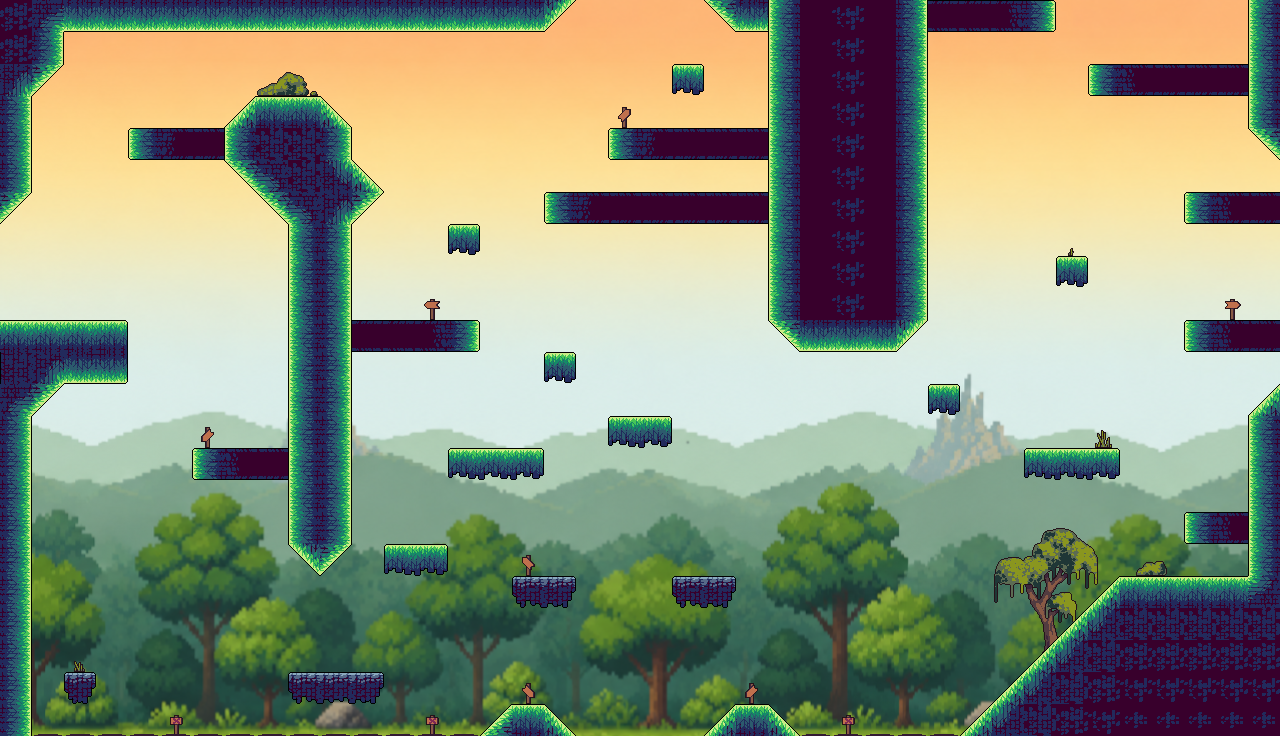

This is a level from a 2D game, rendered from its Tiled map with the project's own tilesets. A one-line summary and the complete map file follow:
An orthogonal 40x23 tile map with 32x32 px tiles, 2 tile layers (Capa de patrones 2, Platforms), 9 tilesets, 1 image layer.

<map version="1.10" tiledversion="1.12.1" orientation="orthogonal" renderorder="right-down" width="40" height="23" tilewidth="32" tileheight="32" infinite="0" nextlayerid="5" nextobjectid="1">
 <tileset firstgid="1" source="Tileset_Tierra_.tsx" />
 <tileset firstgid="97" source="Tileset_Tierra_girado.tsx" />
 <tileset firstgid="193" source="Tileset_cielo.tsx" />
 <tileset firstgid="289" source="CartelArriba.tsx" />
 <tileset firstgid="290" source="CartelAbajo.tsx" />
 <tileset firstgid="291" source="Decoracion/Señales.tsx" />
 <tileset firstgid="303" source="Decoracion/Arboles.tsx" />
 <tileset firstgid="435" source="Decoracion/Arbustos.tsx" />
 <tileset firstgid="471" source="Decoracion/Hierba.tsx" />
 <imagelayer id="2" name="FondoTierraArriba">
  <image source="../Mapas/Tierra arriba.png" width="1280" height="736" />
 </imagelayer>
 <layer id="4" name="Capa de patrones 2" width="40" height="23">
  <data encoding="csv">
0,0,0,0,0,0,0,0,0,0,0,0,0,0,0,0,0,0,0,0,0,0,0,0,0,0,0,0,0,0,0,0,0,0,0,0,0,0,0,0,
0,0,0,0,0,0,0,0,0,0,0,0,0,0,0,0,0,0,0,0,0,0,0,0,0,0,0,0,0,0,0,0,0,0,0,0,0,0,0,0,
0,0,0,0,0,0,0,0,469,470,0,0,0,0,0,0,0,0,0,0,0,0,0,0,0,0,0,0,0,0,0,0,0,0,0,0,0,0,0,0,
0,0,0,0,0,0,0,0,0,0,0,0,0,0,0,0,0,0,0,296,0,0,0,0,0,0,0,0,0,0,0,0,0,0,0,0,0,0,0,0,
0,0,0,0,0,0,0,0,0,0,0,0,0,0,0,0,0,0,0,0,0,0,0,0,0,0,0,0,0,0,0,0,0,0,0,0,0,0,0,0,
0,0,0,0,0,0,0,0,0,0,0,0,0,0,0,0,0,0,0,0,0,0,0,0,0,0,0,0,0,0,0,0,0,0,0,0,0,0,0,0,
0,0,0,0,0,0,0,0,0,0,0,0,0,0,0,0,0,0,0,0,0,0,0,0,0,0,0,0,0,0,0,0,0,0,0,0,0,0,0,0,
0,0,0,0,0,0,0,0,0,0,0,0,0,0,0,0,0,0,0,0,0,0,0,0,0,0,0,0,0,0,0,0,0,480,0,0,0,0,0,0,
0,0,0,0,0,0,0,0,0,441,442,0,0,0,0,0,0,0,0,0,0,0,0,0,0,0,0,0,0,0,0,0,0,0,0,0,0,0,0,0,
0,0,0,0,0,0,0,0,0,0,0,0,0,295,0,0,0,0,0,0,0,0,0,0,0,0,0,0,0,0,0,0,0,0,0,0,0,0,291,0,
0,0,0,0,0,0,0,0,0,0,0,0,0,0,0,0,0,0,0,0,0,0,0,0,0,0,0,0,0,0,0,0,0,0,0,0,0,0,0,0,
0,0,0,0,0,0,0,0,0,0,0,0,0,0,0,0,0,0,0,0,0,0,0,0,0,0,0,0,0,0,0,0,0,0,0,0,0,0,0,0,
0,0,0,0,0,0,0,0,0,0,0,0,0,0,0,0,0,0,0,0,0,0,0,0,0,0,0,0,0,0,0,0,0,0,0,0,0,0,0,0,
0,0,0,0,0,0,2147483946,0,0,0,0,0,0,0,0,0,0,0,0,0,0,0,0,0,0,0,0,0,0,0,0,0,0,0,472,0,0,0,0,0,
0,0,0,0,0,0,0,0,0,0,0,0,0,0,0,0,0,0,0,0,0,0,0,0,0,0,0,0,0,0,0,0,0,0,0,0,0,0,0,0,
0,0,0,0,0,0,0,0,0,0,0,0,0,0,0,0,0,0,0,0,0,0,0,0,0,0,0,0,0,0,0,0,0,0,0,0,0,0,0,0,
0,0,0,0,0,0,0,0,0,0,0,0,0,0,0,0,0,0,0,0,0,0,0,0,0,0,0,0,0,0,0,2147483973,2147483972,2147483971,2147483970,0,0,0,0,0,
0,0,0,0,0,0,0,0,0,0,0,0,0,0,0,0,297,0,0,0,0,0,0,0,0,0,0,0,0,0,0,2147483985,2147483984,2147483983,2147483982,441,442,0,0,0,
0,0,0,0,0,0,0,0,0,0,0,0,0,0,0,0,0,0,0,0,0,0,0,0,0,0,0,0,0,0,0,2147483997,2147483996,2147483995,2147483994,0,0,0,0,0,
0,0,0,0,0,0,0,0,0,0,0,0,0,0,0,0,0,0,0,0,0,0,0,0,0,0,0,0,0,0,0,2147484009,2147484008,2147484007,2147484006,0,0,0,0,0,
0,0,475,0,0,0,0,0,0,0,0,0,0,0,0,0,0,0,0,0,0,0,0,0,0,0,0,0,0,0,0,2147484021,2147484020,2147484019,2147484018,0,0,0,0,0,
0,0,0,0,0,0,0,0,0,0,0,0,0,0,0,0,298,0,0,0,0,0,0,2147483946,0,0,0,0,0,0,0,0,0,0,0,0,0,0,0,0,
0,0,0,0,0,299,0,0,0,0,0,0,0,299,0,0,0,0,0,0,0,0,0,0,0,0,299,0,0,0,0,0,0,0,0,0,0,0,0,0
</data>
 </layer>
 <layer id="1" name="Platforms" width="40" height="23">
  <data encoding="csv">
38,140,3221225474,3221225474,3221225474,3221225474,3221225474,3221225474,3221225474,3221225474,3221225474,3221225474,3221225474,3221225474,3221225474,3221225474,3221225474,3221225515,0,0,0,0,1610612779,3221225474,3221225584,4,39,4,112,2684354620,2684354620,2684354577,2684354565,0,0,0,0,0,0,3221225584,
38,112,0,0,0,0,0,0,0,0,0,0,0,0,0,0,0,0,0,0,0,0,0,0,3221225584,4,39,4,112,0,0,0,0,0,0,0,0,0,0,3221225584,
1073741878,2684354602,0,0,0,0,0,0,0,0,0,0,0,0,0,0,0,0,0,0,0,52,0,0,3221225584,4,39,4,112,0,0,0,0,0,1610612741,1610612753,1610612796,1610612796,1610612796,3221225584,
112,0,0,0,0,0,0,43,2,2,42,0,0,0,0,0,0,0,0,0,0,0,0,0,3221225584,4,39,4,112,0,0,0,0,0,0,0,0,0,0,3221225584,
112,0,0,0,536870917,536870929,536870972,3221225584,37,37,2684354562,0,0,0,0,0,0,0,0,536870917,536870929,536870972,536870972,536870972,3221225584,4,39,4,112,0,0,0,0,0,0,0,0,0,0,1610612779,
112,0,0,0,0,0,0,1610612779,1610612791,37,54,42,0,0,0,0,0,0,0,0,0,0,0,0,3221225584,4,39,4,112,0,0,0,0,0,0,0,0,0,0,0,
141,0,0,0,0,0,0,0,1610612779,3221225620,2684354708,2684354602,0,0,0,0,0,536870917,536870929,536870972,536870972,536870972,536870972,536870972,3221225584,4,39,4,112,0,0,0,0,0,0,0,0,1610612741,1610612753,1610612796,
0,0,0,0,0,0,0,0,0,3221225584,112,0,0,0,52,0,0,0,0,0,0,0,0,0,3221225584,4,39,4,112,0,0,0,0,0,0,0,0,0,0,0,
0,0,0,0,0,0,0,0,0,3221225584,112,0,0,0,0,0,0,0,0,0,0,0,0,0,3221225584,4,39,4,112,0,0,0,0,52,0,0,0,0,0,0,
0,0,0,0,0,0,0,0,0,3221225584,112,0,0,0,0,0,0,0,0,0,0,0,0,0,3221225584,4,39,4,112,0,0,0,0,0,0,0,0,0,0,0,
2,2,2,3,0,0,0,0,0,3221225584,112,2684354620,2684354620,2684354577,2684354565,0,0,0,0,0,0,0,0,0,1610612779,3221225474,3221225474,3221225474,3221225515,0,0,0,0,0,0,0,0,1610612741,1610612753,1610612796,
65,3221225527,3221225474,1073741827,0,0,0,0,0,3221225584,112,0,0,0,0,0,0,52,0,0,0,0,0,0,0,0,0,0,0,0,0,0,0,0,0,0,0,0,0,0,
2684354614,2684354602,0,0,0,0,0,0,0,3221225584,112,0,0,0,0,0,0,0,0,0,0,0,0,0,0,0,0,0,0,52,0,0,0,0,0,0,0,0,0,43,
112,0,0,0,0,0,0,0,0,3221225584,112,0,0,0,0,0,0,0,0,49,51,0,0,0,0,0,0,0,0,0,0,0,0,0,0,0,0,0,0,3221225584,
112,0,0,0,0,0,1610612741,1610612753,1610612796,3221225584,112,0,0,0,49,50,51,0,0,0,0,0,0,0,0,0,0,0,0,0,0,0,49,50,51,0,0,0,0,3221225584,
112,0,0,0,0,0,0,0,0,3221225584,112,0,0,0,0,0,0,0,0,0,0,0,0,0,0,0,0,0,0,0,0,0,0,0,0,0,0,0,0,3221225584,
112,0,0,0,0,0,0,0,0,3221225584,112,0,0,0,0,0,0,0,0,0,0,0,0,0,0,0,0,0,0,0,0,0,0,0,0,0,0,1610612741,1610612753,3221225584,
112,0,0,0,0,0,0,0,0,2684354701,141,0,49,51,0,0,0,0,0,0,0,0,0,0,0,0,0,0,0,0,0,0,0,0,0,0,0,0,0,3221225584,
112,0,0,0,0,0,0,0,0,0,0,0,0,0,0,0,44,46,0,0,0,44,46,0,0,0,0,0,0,0,0,0,0,0,43,2,2,2,2,3221225612,
112,0,0,0,0,0,0,0,0,0,0,0,0,0,0,0,0,0,0,0,0,0,0,0,0,0,0,0,0,0,0,0,0,43,55,37,37,37,37,37,
112,0,0,0,0,0,0,0,0,0,0,0,0,0,0,0,0,0,0,0,0,0,0,0,0,0,0,0,0,0,0,0,43,55,37,38,38,38,38,38,
112,0,47,0,0,0,0,0,0,44,45,46,0,0,0,0,0,0,0,0,0,0,0,0,0,0,0,0,0,0,0,43,55,37,38,39,39,39,39,39,
112,90,90,90,90,90,90,90,90,90,90,90,90,90,90,1610612778,2,42,0,0,0,0,43,2,42,90,90,90,90,90,43,55,37,38,39,40,40,40,40,40
</data>
 </layer>
</map>
